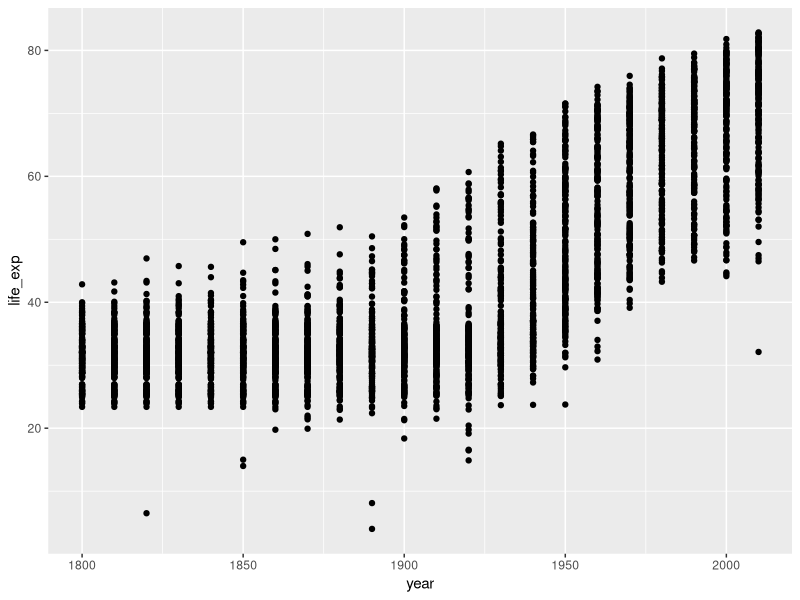
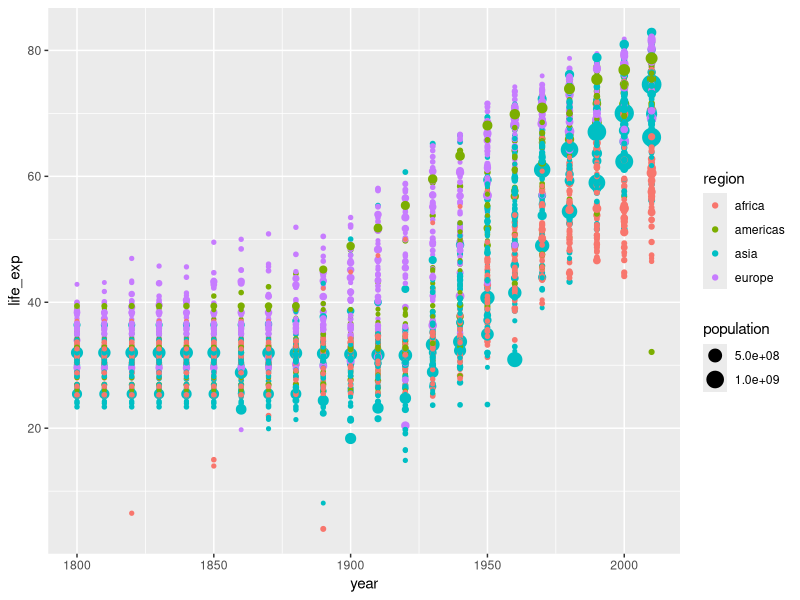
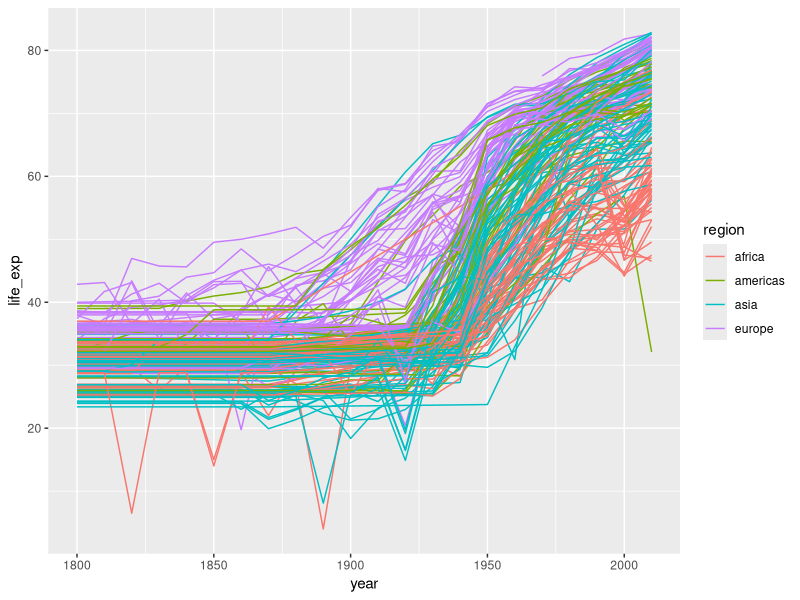
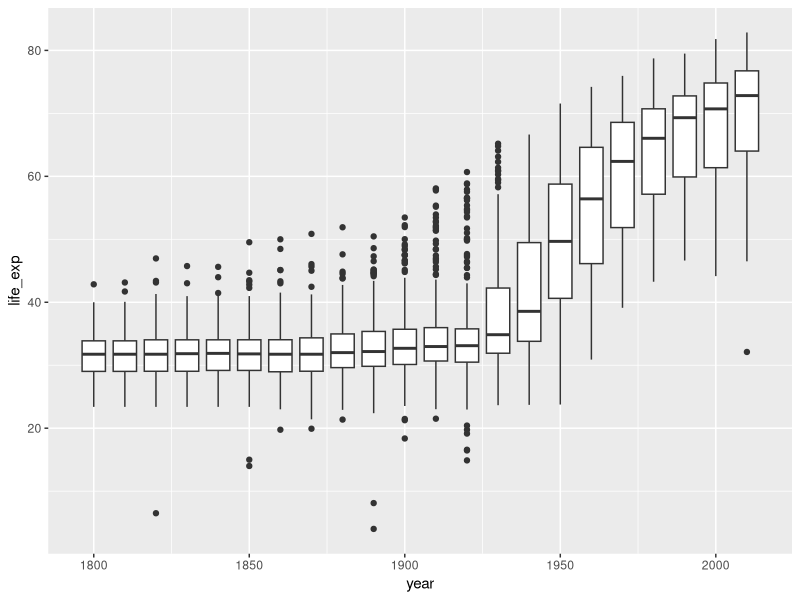
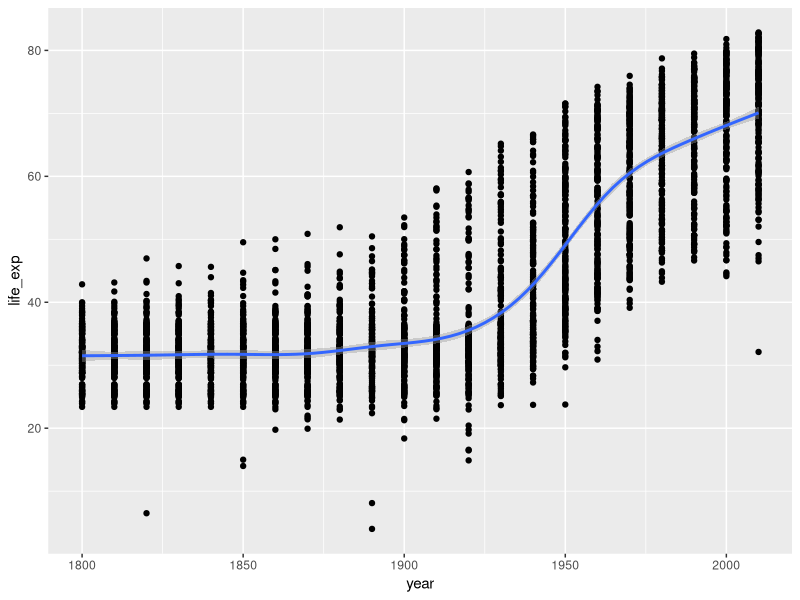
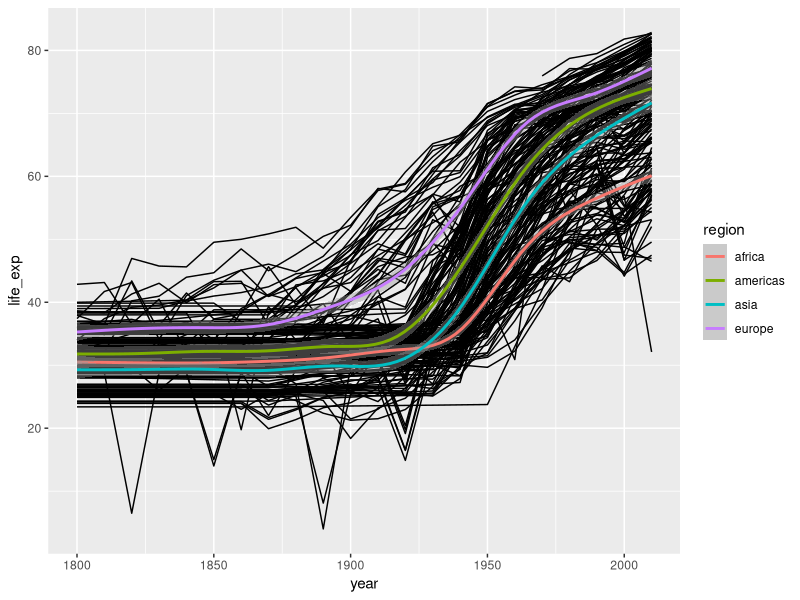
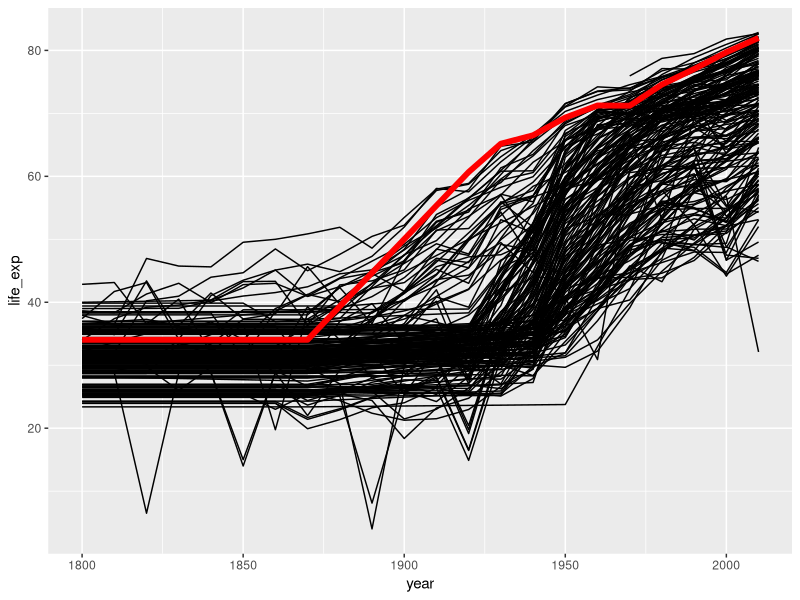
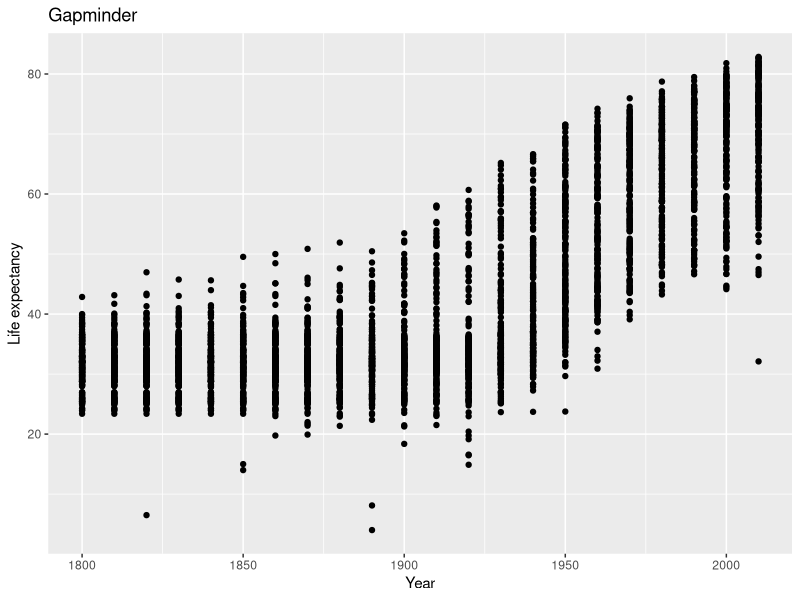

Write the R code that produced these figures, in order.
## ---- chunk 1
knitr::opts_chunk$set(fig.width=8, fig.height=4)
## ---- chunk 2
library(tidyverse)
## ---- chunk 3
geo <- read_csv("r-intro-2-files/geo.csv")
geo$income2017 <- factor(geo$income2017, levels=c("low","lower_mid","upper_mid","high"))

gap <- read_csv("r-intro-2-files/gap-minder.csv")
gap_geo <- left_join(gap, geo, by="name")
## ---- chunk 4
ggplot(gap_geo, aes(x=year, y=life_exp)) +
    geom_point()
## ---- chunk 5
ggplot(gap_geo, aes(x=year, y=life_exp, color=region, size=population)) +
    geom_point()
## ---- chunk 6
gap2010 <- filter(gap_geo, year == 2010)
## ---- chunk 7
ggplot(gap_geo, aes(x=year, y=life_exp, group=name, color=region)) +
    geom_line()
## ---- chunk 8
ggplot(gap_geo, aes(x=year, y=life_exp, group=year)) +
    geom_boxplot()
## ---- chunk 9
ggplot(gap_geo, aes(x=year, y=life_exp)) +
    geom_point() +
    geom_smooth()
## ---- chunk 10
ggplot(gap_geo, aes(x=year, y=life_exp)) +
    geom_line(aes(group=name)) +
    geom_smooth(aes(color=region))
## ---- chunk 11
gap_australia <- filter(gap_geo, name == "Australia")

ggplot(gap_geo, aes(x=year, y=life_exp, group=name)) +
    geom_line() +
    geom_line(data=gap_australia, color="red", size=2)
## ---- chunk 12
ggplot(gap_geo, aes(x=year, y=life_exp)) +
    geom_point() +
    labs(x="Year", y="Life expectancy", title="Gapminder")
## ---- chunk 13
ggplot(gap_geo, aes(x=year, y=life_exp)) +
    geom_point() +
    coord_cartesian(ylim=c(0,90))
## ---- chunk 14
ggplot(gap_geo, aes(x=year, y=life_exp, group=name)) +
    geom_line() +
    facet_wrap(~ region)
